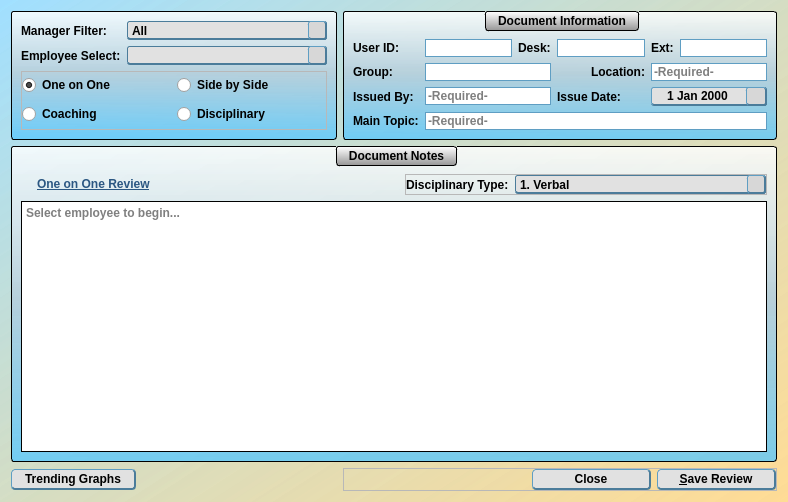
<?xml version="1.0" encoding="UTF-8"?>
<ui version="4.0">
 <class>reviewForm</class>
 <widget class="QDialog" name="reviewForm">
  <property name="geometry">
   <rect>
    <x>0</x>
    <y>0</y>
    <width>788</width>
    <height>502</height>
   </rect>
  </property>
  <property name="windowTitle">
   <string>Employee Review Form</string>
  </property>
  <property name="windowIcon">
   <iconset resource="../main_images.qrc">
    <normaloff>:/logos/Images/Meduit_logo.ico</normaloff>:/logos/Images/Meduit_logo.ico</iconset>
  </property>
  <property name="styleSheet">
   <string notr="true">QMainWindow{
	background-color: qlineargradient(spread:pad, x1:1, y1:1, x2:0, y2:0.011, stop:0 rgba(255, 218, 144, 200), stop:1 rgba(129, 213, 255, 126));
}
QDialog{
	background-color: qlineargradient(spread:pad, x1:1, y1:1, x2:0, y2:0.011, stop:0 rgba(255, 218, 144, 200), stop:1 rgba(129, 213, 255, 126));
}
QWidget{
	font: 11pt &quot;Corbel&quot;;
	font-weight: bold;
}
QPlainTextEdit{
	border: 1px solid black;
	font: 10pt &quot;MS Shell Dlg 2&quot;;
}
QDateEdit{
	background-color: rgb(223, 223, 223);
	border: 1px solid rgb(95, 158, 195);
	font: 10pt &quot;MS Shell Dlg 2&quot;;
	border-bottom: 2px solid rgb(75, 124, 154);
	border-top: 1px solid rgb(95, 158, 195);
	border-right: 2px solid rgb(75, 124, 154);
	border-left: 1px solid rgb(95, 158, 195);
	border-radius: 3px;
	padding-left: 3px;
	padding-right: 3px;
	background-color: rgb(225, 225, 225);
}
QDateEdit::drop-down{
	background-color: rgb(215, 215, 215);
	border-bottom: 2px solid rgb(75, 124, 154);
	border-top: 1px solid rgb(95, 158, 195);
	border-right: 2px solid rgb(75, 124, 154);
	border-left: 1px solid rgb(95, 158, 195);
	border-radius: 3px;
	subcontrol-origin: margin;
	width: 18px;
}
QDateEdit::down-arrow{
	image: url(:/arrows/Images/arrow-dwn.png);
	width: 14 px;
	height:14 px;
}
QGroupBox{
	background-color: qlineargradient(spread:pad, x1:0.5, y1:0, x2:0.5, y2:1, stop:0 rgba(255, 255, 255, 209), stop:0.485876 rgba(181, 207, 220, 239), stop:1 rgba(85, 199, 255, 196));
	border: 1px solid black;
	border-radius: 3px;
	margin-top: 1ex;
	padding-top: 18;
	font: 11pt &quot;Corbel&quot;;
	font-weight: bold;
}
QGroupBox::title{
	background-color: qlineargradient(spread:pad, x1:0.50035, y1:1, x2:0.5, y2:0, stop:0 rgba(151, 151, 151, 255), stop:1 rgba(255, 255, 255, 255));
	border: 1px solid black;
	border-radius: 3px;
	padding: 2 10px;
	subcontrol-origin: margin;
	subcontrol-position: top;
	font: 11pt &quot;Corbel&quot;;
	font-weight: bold;
}
QLineEdit{
	border: 1px solid rgb(95, 158, 195);
	font: 10pt &quot;MS Shell Dlg 2&quot;;
}
QLineEdit[readOnly=&quot;true&quot;]{
	background-color: rgb(200, 200, 200);
	border: 1px solid rgb(95, 158, 195);
	font: 10pt &quot;MS Shell Dlg 2&quot;;
}
QTextEdit{
	font: 12pt &quot;Corbel&quot;;
}
QStatusBar{
	font: 10pt &quot;MS Shell Dlg 2&quot;;
}
QPushButton{
	border-bottom: 2px solid rgb(75, 124, 154);
	border-top: 1px solid rgb(95, 158, 195);
	border-right: 2px solid rgb(75, 124, 154);
	border-left: 1px solid rgb(95, 158, 195);
	border-radius: 4px;
	padding: 2px;
	padding-left: 13px;
	padding-right: 13px;
	background-color: rgb(225, 225, 225);
	font: 11pt &quot;Corbel&quot;;
	font-weight: bold;
}
QPushButton::hover{
	border-bottom: 2px solid rgb(75, 124, 154);
	border-top: 1px solid rgb(95, 158, 195);
	border-right: 2px solid rgb(75, 124, 154);
	border-left: 1px solid rgb(95, 158, 195);
	border-radius: 4px;
	padding: 2px;
	padding-left: 13px;
	padding-right: 13px;
	background-color: rgb(215, 215, 215);
	font: 11pt &quot;Corbel&quot;;
	font-weight: bold;
}
QPushButton::pressed{
	border-bottom: 1px solid rgb(75, 124, 154);
	border-top: 2px solid rgb(95, 158, 195);
	border-right: 1px solid rgb(75, 124, 154);
	border-left: 2px solid rgb(95, 158, 195);
	border-radius: 4px;
	padding: 2px;
	padding-left: 10px;
	padding-right: 10px;
	width: 80px;
	background-color: rgb(225, 225, 225);
	font: 11pt &quot;Corbel&quot;;
	font-weight: bold;
}
QComboBox{
	border-bottom: 2px solid rgb(75, 124, 154);
	border-top: 1px solid rgb(75, 124, 154);
	border-right: 1px solid rgb(75, 124, 154);
	border-left: 1px solid rgb(75, 124, 154);
	border-radius: 3px;
	background-color: rgb(225, 225, 225);
}
QComboBox::drop-down{
	background-color: rgb(215, 215, 215);
	border-bottom: 2px solid rgb(75, 124, 154);
	border-top: 1px solid rgb(95, 158, 195);
	border-right: 2px solid rgb(75, 124, 154);
	border-left: 1px solid rgb(95, 158, 195);
	border-radius: 3px;
	subcontrol-origin: margin;
	width: 16px;
}
QComboBox::drop-down::hover{
	background-color: rgb(205, 205, 205);
	border-bottom: 2px solid rgb(75, 124, 154);
	border-top: 1px solid rgb(95, 158, 195);
	border-right: 2px solid rgb(75, 124, 154);
	border-left: 1px solid rgb(95, 158, 195);
	border-radius: 3px;
	subcontrol-origin: margin;
	width: 16px;
}
QComboBox::drop-down::pressed{
	background-color: rgb(215, 215, 215);
	border-bottom: 1px solid rgb(75, 124, 154);
	border-top: 2px solid rgb(95, 158, 195);
	border-right: 1px solid rgb(75, 124, 154);
	border-left: 2px solid rgb(95, 158, 195);
	border-radius: 3px;
	subcontrol-origin: margin;
	width: 16px;
}
QComboBox::down-arrow{
	image: url(:/arrows/Images/arrow-dwn.png);
	width: 14 px;
	height:14 px;
}
QCalendarWidget QWidget#qt_calendar_navigationbar{
	background-color: qlineargradient(spread:pad, x1:0.50035, y1:1, x2:0.5, y2:0, stop:0 rgba(151, 151, 151, 255), stop:1 rgba(255, 255, 255, 255));
	border-top: 1px solid black;
	border-left: 1px solid black;
	border-right: 1px solid black;
	border-top-left-radius: 3px;
	border-top-right-radius: 3px;
	font: 11pt &quot;Corbel&quot;;
	font-weight: bold;
}
QCalendarWidget QToolButton{
	color: rgb(0, 0, 0);
  	icon-size: 20px, 20px;
}
QCalendarWidget QWidget#qt_calendar_prevmonth{
	qproperty-icon: url(:/arrows/Images/arrow-left.png);
}

QCalendarWidget QWidget#qt_calendar_nextmonth{
	qproperty-icon: url(:/arrows/Images/arrow-right.png);
}
QCalendarWidget QSpinBox{ 
	font: 11pt &quot;Corbel&quot;;
	font-weight: bold;
}
QCalendarWidget QMenu{
	font: 11pt &quot;Corbel&quot;;
	font-weight: bold;
}
QCalendarWidget QWidget{
	alternate-background-color: rgb(234, 234, 234);
}
QCalendarWidget QAbstractItemView:enabled{
	font: 12pt &quot;Corbel&quot;;
	font-weight: bold;
	background-color: rgb(214, 214, 214);
  	selection-background-color: rgb(64, 64, 64);
	selection-color: rgb(255, 255, 255);
	border: 1px solid black;
	border-bottom-left-radius: 3px;
	border-bottom-right-radius: 3px;
}
QCalendarWidget QAbstractItemView:disabled{
	color: rgb(64, 64, 64); 
}</string>
  </property>
  <layout class="QGridLayout" name="gridLayout_2">
   <item row="3" column="1">
    <widget class="QPushButton" name="employeeGraphs">
     <property name="sizePolicy">
      <sizepolicy hsizetype="Maximum" vsizetype="Fixed">
       <horstretch>0</horstretch>
       <verstretch>0</verstretch>
      </sizepolicy>
     </property>
     <property name="text">
      <string>Trending Graphs</string>
     </property>
    </widget>
   </item>
   <item row="0" column="1">
    <widget class="QGroupBox" name="groupBox_2">
     <property name="styleSheet">
      <string notr="true">QGroupBox{
	background-color: qlineargradient(spread:pad, x1:0.5, y1:0, x2:0.5, y2:1, stop:0 rgba(255, 255, 255, 209), stop:0.485876 rgba(181, 207, 220, 239), stop:1 rgba(85, 199, 255, 196));
	border: 1px solid black;
	border-radius: 3px;
	margin-top: 1ex;
	padding-top: 0;
	font: 11pt &quot;Corbel&quot;;
	font-weight: bold;
}
QGroupBox::title{
	background-color: rgb(195, 195, 195);
	border: 1px solid black;
	border-radius: 3px;
	padding: 2 10px;
	subcontrol-origin: margin;
	subcontrol-position: top;
	font: 11pt &quot;Corbel&quot;;
	font-weight: bold;
}</string>
     </property>
     <property name="title">
      <string/>
     </property>
     <layout class="QGridLayout" name="gridLayout_4">
      <item row="0" column="2">
       <widget class="QComboBox" name="managerCombo">
        <property name="minimumSize">
         <size>
          <width>200</width>
          <height>0</height>
         </size>
        </property>
        <property name="styleSheet">
         <string notr="true">QFrame{
	background-color: qlineargradient(spread:pad, x1:0.5, y1:0, x2:0.5, y2:1, stop:0 rgba(255, 255, 255, 209), stop:0.485876 rgba(181, 207, 220, 239), stop:1 rgba(85, 199, 255, 196));
}</string>
        </property>
        <item>
         <property name="text">
          <string>All</string>
         </property>
        </item>
       </widget>
      </item>
      <item row="2" column="1" colspan="2">
       <widget class="QFrame" name="frame_2">
        <property name="frameShape">
         <enum>QFrame::StyledPanel</enum>
        </property>
        <property name="frameShadow">
         <enum>QFrame::Raised</enum>
        </property>
        <layout class="QGridLayout" name="gridLayout_5">
         <property name="leftMargin">
          <number>0</number>
         </property>
         <property name="topMargin">
          <number>0</number>
         </property>
         <property name="rightMargin">
          <number>0</number>
         </property>
         <property name="bottomMargin">
          <number>0</number>
         </property>
         <item row="1" column="1">
          <widget class="QRadioButton" name="radioDisc">
           <property name="text">
            <string>Disciplinary</string>
           </property>
          </widget>
         </item>
         <item row="0" column="0">
          <widget class="QRadioButton" name="radio1on1">
           <property name="text">
            <string>One on One</string>
           </property>
           <property name="checked">
            <bool>true</bool>
           </property>
          </widget>
         </item>
         <item row="1" column="0">
          <widget class="QRadioButton" name="radioCoach">
           <property name="text">
            <string>Coaching</string>
           </property>
          </widget>
         </item>
         <item row="0" column="1">
          <widget class="QRadioButton" name="radioSbS">
           <property name="text">
            <string>Side by Side</string>
           </property>
          </widget>
         </item>
        </layout>
       </widget>
      </item>
      <item row="1" column="2">
       <widget class="QComboBox" name="employeeSelect">
        <property name="minimumSize">
         <size>
          <width>200</width>
          <height>0</height>
         </size>
        </property>
        <property name="styleSheet">
         <string notr="true">QFrame{
	background-color: qlineargradient(spread:pad, x1:0.5, y1:0, x2:0.5, y2:1, stop:0 rgba(255, 255, 255, 209), stop:0.485876 rgba(181, 207, 220, 239), stop:1 rgba(85, 199, 255, 196));
}</string>
        </property>
       </widget>
      </item>
      <item row="1" column="1">
       <widget class="QLabel" name="label_20">
        <property name="sizePolicy">
         <sizepolicy hsizetype="Maximum" vsizetype="Preferred">
          <horstretch>0</horstretch>
          <verstretch>0</verstretch>
         </sizepolicy>
        </property>
        <property name="text">
         <string>Employee Select:</string>
        </property>
       </widget>
      </item>
      <item row="0" column="1">
       <widget class="QLabel" name="label_21">
        <property name="text">
         <string>Manager Filter:</string>
        </property>
       </widget>
      </item>
     </layout>
    </widget>
   </item>
   <item row="2" column="1" colspan="2">
    <widget class="QGroupBox" name="groupBox_3">
     <property name="title">
      <string>Document Notes</string>
     </property>
     <layout class="QGridLayout" name="gridLayout_3">
      <item row="0" column="1">
       <widget class="QLabel" name="tempType">
        <property name="sizePolicy">
         <sizepolicy hsizetype="Preferred" vsizetype="Fixed">
          <horstretch>0</horstretch>
          <verstretch>0</verstretch>
         </sizepolicy>
        </property>
        <property name="styleSheet">
         <string notr="true">QLabel{
	color: rgb(43, 87, 130);
	font: 16pt &quot;Corbel&quot;;
	font-weight: bold;
	text-decoration: underline;
}</string>
        </property>
        <property name="text">
         <string>One on One Review</string>
        </property>
       </widget>
      </item>
      <item row="0" column="2">
       <widget class="QFrame" name="discFrame">
        <property name="sizePolicy">
         <sizepolicy hsizetype="Preferred" vsizetype="Minimum">
          <horstretch>0</horstretch>
          <verstretch>0</verstretch>
         </sizepolicy>
        </property>
        <property name="frameShape">
         <enum>QFrame::StyledPanel</enum>
        </property>
        <property name="frameShadow">
         <enum>QFrame::Raised</enum>
        </property>
        <layout class="QHBoxLayout" name="horizontalLayout_2">
         <property name="leftMargin">
          <number>0</number>
         </property>
         <property name="topMargin">
          <number>0</number>
         </property>
         <property name="rightMargin">
          <number>0</number>
         </property>
         <property name="bottomMargin">
          <number>0</number>
         </property>
         <item>
          <widget class="QLabel" name="label_10">
           <property name="sizePolicy">
            <sizepolicy hsizetype="Maximum" vsizetype="Preferred">
             <horstretch>0</horstretch>
             <verstretch>0</verstretch>
            </sizepolicy>
           </property>
           <property name="text">
            <string>Disciplinary Type:</string>
           </property>
          </widget>
         </item>
         <item>
          <widget class="QComboBox" name="disciplineType">
           <property name="styleSheet">
            <string notr="true">QFrame{
	background-color: qlineargradient(spread:pad, x1:0.5, y1:0, x2:0.5, y2:1, stop:0 rgba(255, 255, 255, 209), stop:0.485876 rgba(181, 207, 220, 239), stop:1 rgba(85, 199, 255, 196));
}</string>
           </property>
           <item>
            <property name="text">
             <string>1. Verbal</string>
            </property>
           </item>
           <item>
            <property name="text">
             <string>2. Written</string>
            </property>
           </item>
           <item>
            <property name="text">
             <string>3. Final Written</string>
            </property>
           </item>
           <item>
            <property name="text">
             <string>4. PIP</string>
            </property>
           </item>
           <item>
            <property name="text">
             <string>5. Term</string>
            </property>
           </item>
          </widget>
         </item>
        </layout>
       </widget>
      </item>
      <item row="0" column="0">
       <spacer name="horizontalSpacer_2">
        <property name="orientation">
         <enum>Qt::Horizontal</enum>
        </property>
        <property name="sizeType">
         <enum>QSizePolicy::Fixed</enum>
        </property>
        <property name="sizeHint" stdset="0">
         <size>
          <width>10</width>
          <height>20</height>
         </size>
        </property>
       </spacer>
      </item>
      <item row="1" column="0" colspan="3">
       <widget class="QPlainTextEdit" name="managerNotes">
        <property name="readOnly">
         <bool>true</bool>
        </property>
        <property name="tabStopWidth">
         <number>40</number>
        </property>
        <property name="placeholderText">
         <string>Select employee to begin...</string>
        </property>
       </widget>
      </item>
     </layout>
    </widget>
   </item>
   <item row="0" column="2">
    <widget class="QGroupBox" name="agentDetails">
     <property name="sizePolicy">
      <sizepolicy hsizetype="Preferred" vsizetype="Maximum">
       <horstretch>0</horstretch>
       <verstretch>0</verstretch>
      </sizepolicy>
     </property>
     <property name="title">
      <string>Document Information</string>
     </property>
     <layout class="QGridLayout" name="gridLayout">
      <item row="0" column="0">
       <widget class="QLabel" name="label">
        <property name="sizePolicy">
         <sizepolicy hsizetype="Maximum" vsizetype="Preferred">
          <horstretch>0</horstretch>
          <verstretch>0</verstretch>
         </sizepolicy>
        </property>
        <property name="text">
         <string>User ID:</string>
        </property>
        <property name="alignment">
         <set>Qt::AlignRight|Qt::AlignTrailing|Qt::AlignVCenter</set>
        </property>
       </widget>
      </item>
      <item row="0" column="5">
       <widget class="QLineEdit" name="agentExt">
        <property name="readOnly">
         <bool>true</bool>
        </property>
       </widget>
      </item>
      <item row="5" column="1" colspan="5">
       <widget class="QLineEdit" name="mainTopic">
        <property name="placeholderText">
         <string>-Required-</string>
        </property>
       </widget>
      </item>
      <item row="3" column="4" colspan="2">
       <widget class="QDateEdit" name="issueDate">
        <property name="alignment">
         <set>Qt::AlignCenter</set>
        </property>
        <property name="calendarPopup">
         <bool>true</bool>
        </property>
       </widget>
      </item>
      <item row="3" column="3">
       <widget class="QLabel" name="label_5">
        <property name="text">
         <string>Issue Date:</string>
        </property>
       </widget>
      </item>
      <item row="0" column="1">
       <widget class="QLineEdit" name="agentUserID">
        <property name="minimumSize">
         <size>
          <width>50</width>
          <height>0</height>
         </size>
        </property>
        <property name="readOnly">
         <bool>true</bool>
        </property>
       </widget>
      </item>
      <item row="0" column="2">
       <widget class="QLabel" name="label_2">
        <property name="text">
         <string>Desk:</string>
        </property>
       </widget>
      </item>
      <item row="0" column="3">
       <widget class="QLineEdit" name="agentDesk">
        <property name="readOnly">
         <bool>true</bool>
        </property>
       </widget>
      </item>
      <item row="5" column="0">
       <widget class="QLabel" name="label_7">
        <property name="text">
         <string>Main Topic:</string>
        </property>
       </widget>
      </item>
      <item row="1" column="1" colspan="2">
       <widget class="QLineEdit" name="agentGroup">
        <property name="readOnly">
         <bool>true</bool>
        </property>
       </widget>
      </item>
      <item row="1" column="4" colspan="2">
       <widget class="QLineEdit" name="meetLocation">
        <property name="placeholderText">
         <string>-Required-</string>
        </property>
       </widget>
      </item>
      <item row="0" column="4">
       <widget class="QLabel" name="label_8">
        <property name="text">
         <string>Ext:</string>
        </property>
       </widget>
      </item>
      <item row="3" column="1" colspan="2">
       <widget class="QLineEdit" name="issuedBy">
        <property name="placeholderText">
         <string>-Required-</string>
        </property>
       </widget>
      </item>
      <item row="3" column="0">
       <widget class="QLabel" name="label_6">
        <property name="text">
         <string>Issued By:</string>
        </property>
       </widget>
      </item>
      <item row="1" column="0">
       <widget class="QLabel" name="label_3">
        <property name="text">
         <string>Group:</string>
        </property>
       </widget>
      </item>
      <item row="1" column="3">
       <widget class="QLabel" name="label_4">
        <property name="text">
         <string>Location:</string>
        </property>
        <property name="alignment">
         <set>Qt::AlignRight|Qt::AlignTrailing|Qt::AlignVCenter</set>
        </property>
       </widget>
      </item>
     </layout>
    </widget>
   </item>
   <item row="3" column="2">
    <widget class="QFrame" name="frame">
     <property name="sizePolicy">
      <sizepolicy hsizetype="Preferred" vsizetype="Maximum">
       <horstretch>0</horstretch>
       <verstretch>0</verstretch>
      </sizepolicy>
     </property>
     <property name="frameShape">
      <enum>QFrame::StyledPanel</enum>
     </property>
     <property name="frameShadow">
      <enum>QFrame::Raised</enum>
     </property>
     <layout class="QHBoxLayout" name="horizontalLayout">
      <property name="leftMargin">
       <number>0</number>
      </property>
      <property name="topMargin">
       <number>0</number>
      </property>
      <property name="rightMargin">
       <number>0</number>
      </property>
      <property name="bottomMargin">
       <number>0</number>
      </property>
      <item>
       <spacer name="horizontalSpacer">
        <property name="orientation">
         <enum>Qt::Horizontal</enum>
        </property>
        <property name="sizeHint" stdset="0">
         <size>
          <width>40</width>
          <height>20</height>
         </size>
        </property>
       </spacer>
      </item>
      <item>
       <widget class="QPushButton" name="closeButton">
        <property name="minimumSize">
         <size>
          <width>119</width>
          <height>0</height>
         </size>
        </property>
        <property name="maximumSize">
         <size>
          <width>119</width>
          <height>16777215</height>
         </size>
        </property>
        <property name="text">
         <string>Close</string>
        </property>
       </widget>
      </item>
      <item>
       <widget class="QPushButton" name="saveReview">
        <property name="minimumSize">
         <size>
          <width>119</width>
          <height>0</height>
         </size>
        </property>
        <property name="maximumSize">
         <size>
          <width>119</width>
          <height>16777215</height>
         </size>
        </property>
        <property name="text">
         <string>&amp;Save Review</string>
        </property>
       </widget>
      </item>
     </layout>
    </widget>
   </item>
  </layout>
 </widget>
 <tabstops>
  <tabstop>managerCombo</tabstop>
  <tabstop>employeeSelect</tabstop>
 </tabstops>
 <resources>
  <include location="../main_images.qrc"/>
 </resources>
 <connections/>
</ui>
